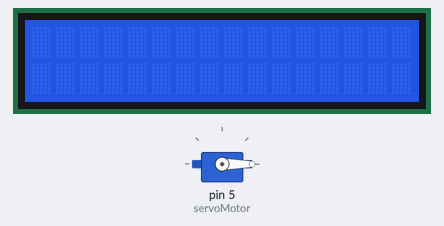
Simulated run of this sketch. Board: SparkFun Pro Micro, built with avr-gcc and run on an emulated ATmega32U4. On the bench: 16×2 character LCD, servo.

Above: at 0.1 s.
At 1.55 s:
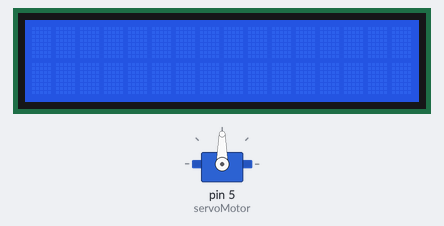
At 3.05 s:
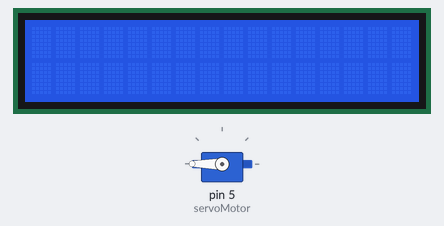
Timing chart, 0 to 7.0 s (numbered marks = the images above):
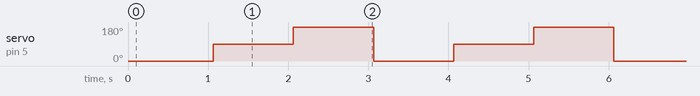

Measured:
- by itself, servo on pin 5 (servoMotor): repeats every 3.0 s: 180° 1.0 s, 0° 1.0 s, 90° 1.0 s

The sketch:

Servo.ino
```cpp
//https://programarfacil.com/tutoriales/fragmentos/servomotor-con-arduino/

// Incluímos la librería para poder controlar el servo
#include <Servo.h>
#include <Wire.h>
#include "LiquidCrystal_I2C.h"

LiquidCrystal_I2C lcd(0x3F,16,2);
Servo servoMotor;

void setup() {

  Serial.begin(9600);
  lcd.init();
  lcd.backlight();
  servoMotor.attach(5);
}

void loop() {

  // Desplazamos a la posición 0º
  servoMotor.write(0);
  // Esperamos 1 segundo
  delay(1000);

  // Desplazamos a la posición 90º
  servoMotor.write(90);
  // Esperamos 1 segundo
  delay(1000);

  // Desplazamos a la posición 180º
  servoMotor.write(180);
  // Esperamos 1 segundo
  delay(1000);
}
```
